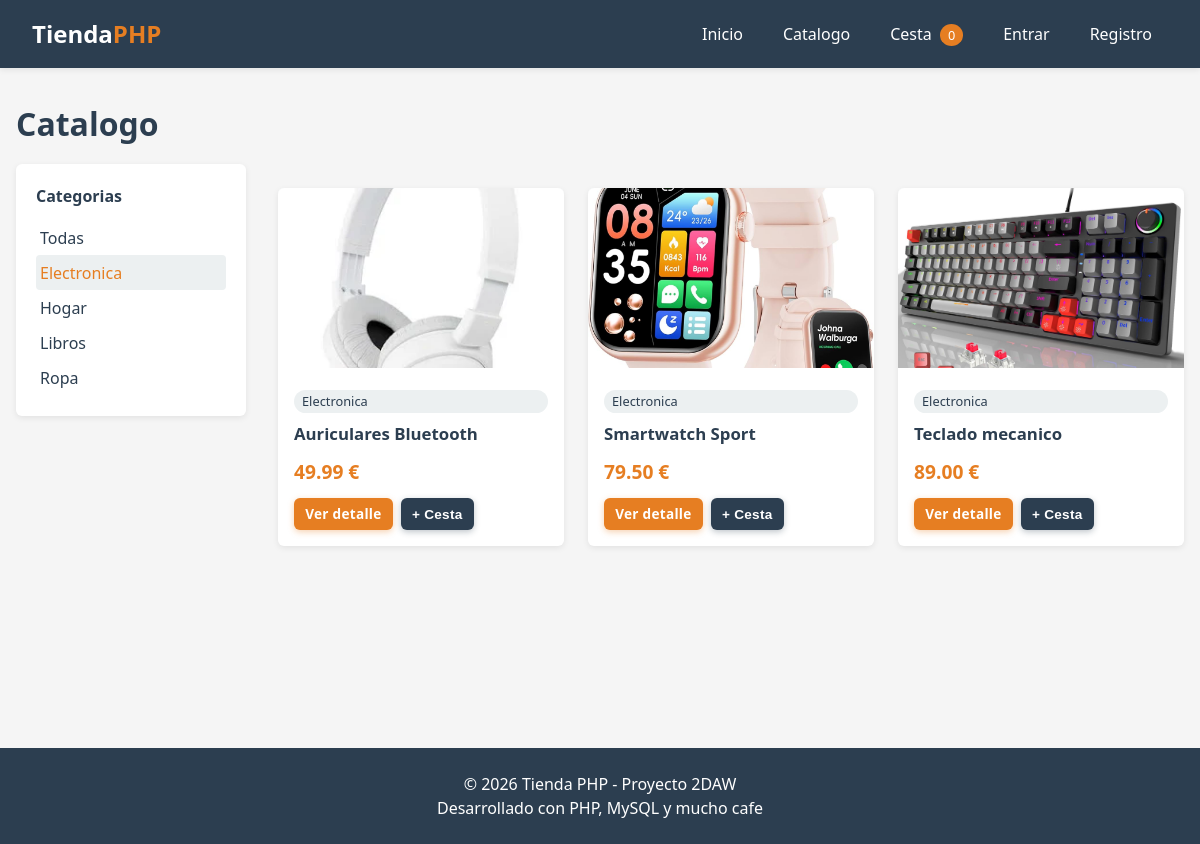
/producto/index/1, run on an earlier commit of the app's database.
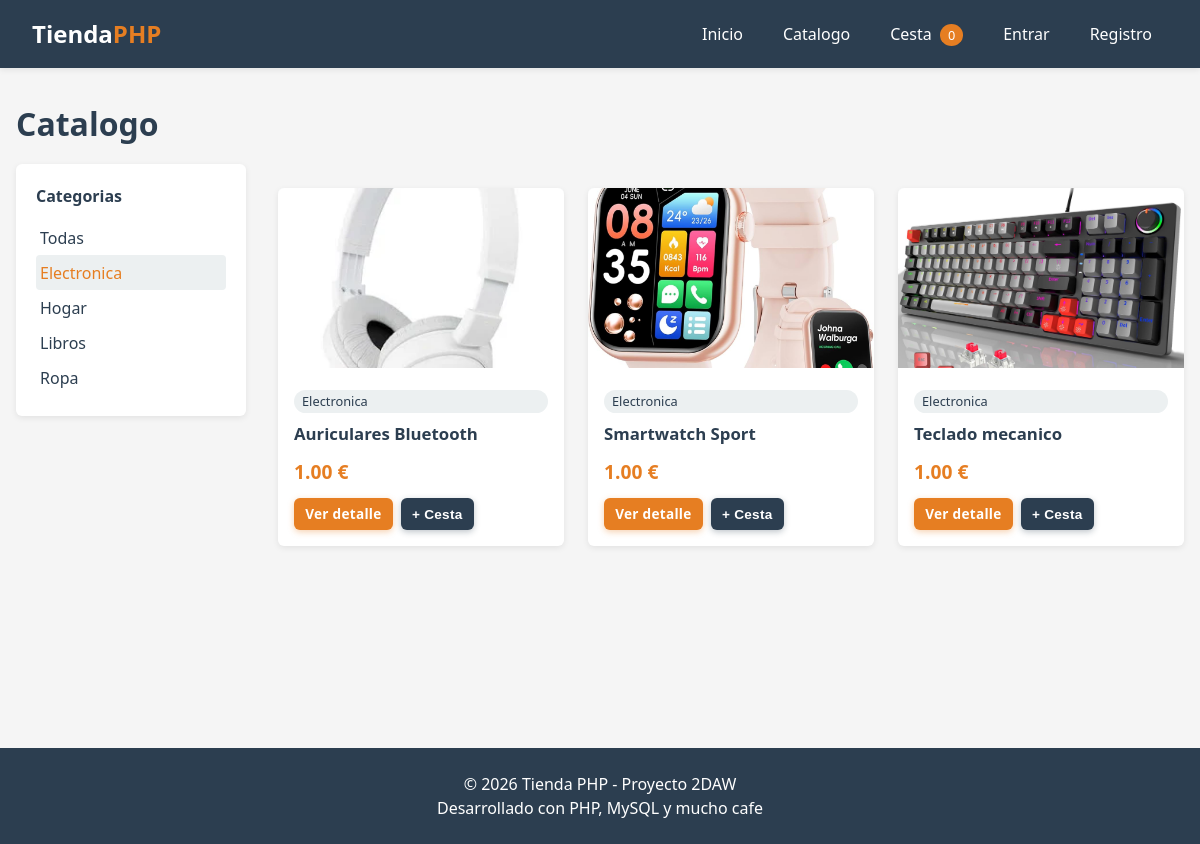
And on a later commit of the database.
### tables this page shows
CREATE TABLE productos (
    id            INT AUTO_INCREMENT PRIMARY KEY,
    categoria_id  INT NOT NULL,
    nombre        VARCHAR(150) NOT NULL,
    descripcion   TEXT,
    precio        DECIMAL(10,2) NOT NULL DEFAULT 0,
    stock         INT NOT NULL DEFAULT 0,
    imagen        VARCHAR(255) DEFAULT 'sin-imagen.svg',
    visible       TINYINT(1) NOT NULL DEFAULT 1,
    fecha_alta    DATETIME DEFAULT CURRENT_TIMESTAMP,
    CONSTRAINT fk_producto_categoria
        FOREIGN KEY (categoria_id) REFERENCES categorias(id)
        ON DELETE RESTRICT ON UPDATE CASCADE
);

CREATE TABLE categorias (
    id          INT AUTO_INCREMENT PRIMARY KEY,
    nombre      VARCHAR(100) NOT NULL UNIQUE,
    descripcion TEXT,
    fecha_alta  DATETIME DEFAULT CURRENT_TIMESTAMP
);

### src/Controladores/ProductoControlador.php (called while the page is built, shortened)
<?php
class ProductoControlador
{
    public function index($idCategoria = null): void
    {
        $modeloProducto  = new Producto();
        if ($idCategoria !== null && is_numeric($idCategoria)) {
            $productos       = $modeloProducto->listarPorCategoria((int) $idCategoria);
        } else {
            $productos = $modeloProducto->listar();
        }
        require APP . '/Vistas/comunes/cabecera.php';
        require APP . '/Vistas/productos/catalogo.php';
        require APP . '/Vistas/comunes/pie.php';
    }
}

### src/Rutas/Rutas.php (called while the page is built, shortened)
<?php
class Rutas
{
    public static function registrar(): void
    {
        Enrutador::agregar('GET', '/producto/index/:id', function ($idCategoria) {
            (new ProductoControlador())->index($idCategoria);
        });
        Enrutador::despachar();
    }
}

### public/index.php (called while the page is built, shortened)
<?php
require_once APP . '/init.php';
require_once APP . '/Rutas/Rutas.php';
Rutas::registrar();

### src/init.php (called while the page is built, shortened)
<?php
spl_autoload_register(function (string $clase) {
    $rutasPosibles = [
        CONFIG              . '/' . $clase . '.php',
        APP . '/Modelos/'       . $clase . '.php',
        APP . '/Controladores/' . $clase . '.php',
        APP . '/Lib/'           . $clase . '.php',
        APP . '/Rutas/'         . $clase . '.php',
    ];
    foreach ($rutasPosibles as $ruta) {
        if (is_file($ruta)) {
            return;
        }
    }
});

### config/Conexion.php (called while the page is built, shortened)
<?php
class Conexion
{
    private static $pdo = null;
    public static function abrir(): PDO
    {
        if (self::$pdo === null) {
            $dsn = 'mysql:host=' . self::HOST
                 . ';dbname='   . self::BD
                 . ';charset='  . self::CHARSET;
            $opciones = [
                PDO::ATTR_ERRMODE            => PDO::ERRMODE_EXCEPTION,
                PDO::ATTR_DEFAULT_FETCH_MODE => PDO::FETCH_ASSOC,
                PDO::ATTR_EMULATE_PREPARES   => false,
            ];
            try {
                self::$pdo = new PDO($dsn, self::USUARIO, self::CLAVE, $opciones);
            } catch (PDOException $e) {
                die('No se ha podido conectar con la base de datos: ' . $e->getMessage());
            }
        }
        return self::$pdo;
    }
}

### src/Modelos/Producto.php (called while the page is built, shortened)
<?php
class Producto
{
    private $bd;
    public function __construct()
    {
        $this->bd = Conexion::abrir();
    }
    public function listarPorCategoria(int $idCategoria): array
    {
        $sql = "SELECT p.*, c.nombre AS categoria_nombre
                FROM productos p
                INNER JOIN categorias c ON c.id = p.categoria_id
                WHERE p.visible = 1 AND p.categoria_id = :cat
                ORDER BY p.fecha_alta DESC";
        $stmt = $this->bd->prepare($sql);
        $stmt->execute([':cat' => $idCategoria]);
        return $stmt->fetchAll();
    }
}

### src/Vistas/productos/catalogo.php (the view, shortened to what the changed rows need)
<!DOCTYPE html>
<html lang="en">
<head>
    <link rel="stylesheet" href="<?= URL_BASE ?>/css/estilo.css">
</head>
<h1>Catalogo</h1>
<div class="layout-tienda">
    <section>
        <?php if (empty($productos)): ?>
            <div class="bloque-vacio">No hay productos en esta categoria.</div>
        <?php else: ?>
            <div class="rejilla-productos">
                <?php foreach ($productos as $p): ?>
                    <article class="tarjeta-producto">
                        <a href="<?= URL_BASE ?>/producto/detalle/<?= $p['id'] ?>">
                            <img src="<?= URL_BASE ?>/img/<?= htmlspecialchars($p['imagen']) ?>"
                                alt="<?= htmlspecialchars($p['nombre']) ?>"
                                onerror="this.src='<?= URL_BASE ?>/img/sin-imagen.svg'">
                        </a>
                        <div class="cuerpo">
                            <span class="etiqueta-categoria"><?= htmlspecialchars($p['categoria_nombre']) ?></span>
                            <h3 class="tarjeta-producto__nombre">
                                <a href="<?= URL_BASE ?>/producto/detalle/<?= $p['id'] ?>">
                                    <?= htmlspecialchars($p['nombre']) ?>
                                </a>
                            </h3>
                            <p class="precio"><?= number_format($p['precio'], 2) ?> &euro;</p>
                            <div class="pie">
                                <a class="boton boton-pequeno" href="<?= URL_BASE ?>/producto/detalle/<?= $p['id'] ?>">
                                    Ver detalle
                                </a>
                                <?php if ((int) $p['stock'] > 0): ?>
                                    <button
                                        class="boton boton-pequeno boton-secundario btn-anadir-cesta"
                                        data-id="<?= $p['id'] ?>">
                                        + Cesta
                                    </button>
                                <?php else: ?>
                                    <span class="sin-stock">Sin stock</span>
                                <?php endif; ?>
                            </div>
                        </div>
                    </article>
                <?php endforeach; ?>
            </div>
        <?php endif; ?>
    </section>
</div>

What changed in the data, as far as the page shows it:
changed productos "Auriculares Bluetooth": precio "49.99" → "1.00"
changed productos "Smartwatch Sport": precio "79.50" → "1.00"
changed productos "Teclado mecanico": precio "89.00" → "1.00"
